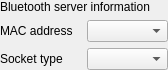
<?xml version="1.0" encoding="UTF-8"?>
<ui version="4.0">
 <class>SAKBluetoothLowEnergyDeviceController</class>
 <widget class="QWidget" name="SAKBluetoothLowEnergyDeviceController">
  <property name="geometry">
   <rect>
    <x>0</x>
    <y>0</y>
    <width>168</width>
    <height>68</height>
   </rect>
  </property>
  <property name="windowTitle">
   <string>Form</string>
  </property>
  <layout class="QGridLayout" name="gridLayout">
   <property name="leftMargin">
    <number>0</number>
   </property>
   <property name="topMargin">
    <number>0</number>
   </property>
   <property name="rightMargin">
    <number>0</number>
   </property>
   <property name="bottomMargin">
    <number>0</number>
   </property>
   <item row="1" column="1">
    <widget class="QComboBox" name="remoteDeviceComboBox">
     <property name="sizePolicy">
      <sizepolicy hsizetype="Ignored" vsizetype="Fixed">
       <horstretch>0</horstretch>
       <verstretch>0</verstretch>
      </sizepolicy>
     </property>
    </widget>
   </item>
   <item row="0" column="0" colspan="2">
    <widget class="QLabel" name="label_5">
     <property name="text">
      <string>Bluetooth server information</string>
     </property>
    </widget>
   </item>
   <item row="1" column="0">
    <widget class="QLabel" name="label_3">
     <property name="text">
      <string>MAC address</string>
     </property>
    </widget>
   </item>
   <item row="2" column="0">
    <widget class="QLabel" name="label">
     <property name="text">
      <string>Socket type</string>
     </property>
    </widget>
   </item>
   <item row="2" column="1">
    <widget class="QComboBox" name="socketTypeComboBox"/>
   </item>
  </layout>
 </widget>
 <resources/>
 <connections/>
</ui>
